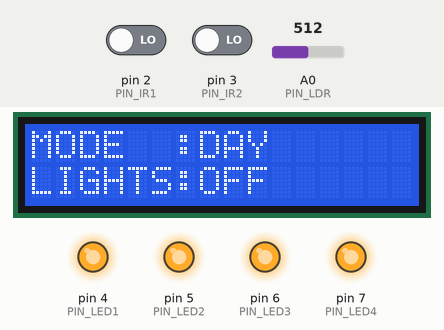
This sketch was run on a simulated Arduino Uno, built with avr-gcc and run on an emulated ATmega328P. Parts: 16×2 character LCD, output pins drawn as LEDs (lit = HIGH). The inputs (shaded band) are chosen by the test bench; at power-on: A0 (PIN_LDR) = 512, pin 2 (PIN_IR1) LOW, pin 3 (PIN_IR2) LOW.

Above: at 4.3 s.
4.4 s: A0 (PIN_LDR) set to 209
5.9 s: A0 (PIN_LDR) set to 190
At 6.3 s:
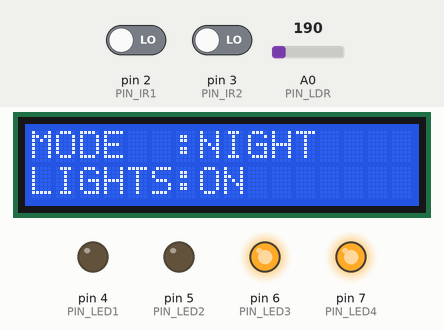
7.4 s: A0 (PIN_LDR) set to 210
At 9.0 s:
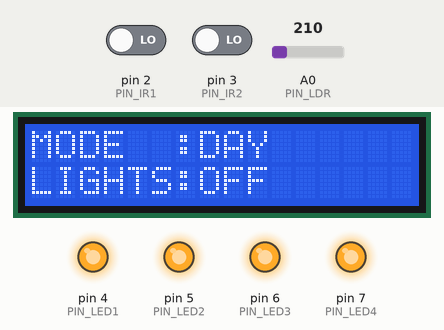
9.4 s: A0 (PIN_LDR) set to 122
At 10.6 s:
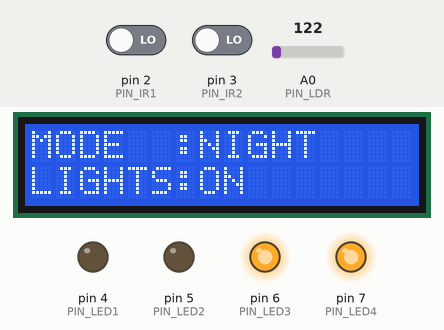
11.0 s: pin 2 (PIN_IR1) driven HIGH
At 12.9 s:
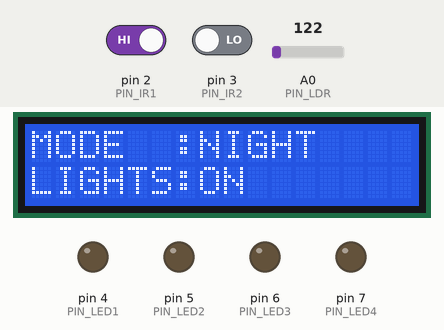
Timing chart, 0 to 14.1 s (numbered marks = the images above; inputs shaded):
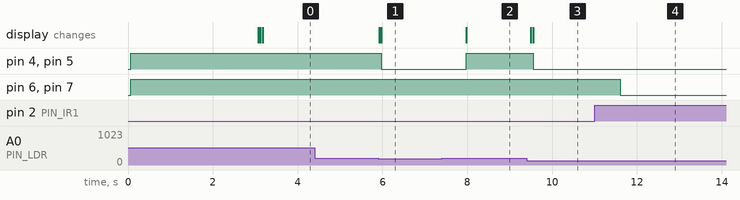

Measured:
- the behaviour switches between 201 and 200 on A0 (PIN_LDR) (found by bisection; images 0 and 1)
- after the input at 4.4 s, every drawn part: stays the same
- after the input at 5.9 s, pin 4 (PIN_LED1), pin 5 (PIN_LED2): HIGH → LOW after 0.07 s; the display: first changes at once (image 1 shows a later state)
- after the input at 7.4 s, pin 4 (PIN_LED1), pin 5 (PIN_LED2): LOW → HIGH after 0.57 s; the display: changes after 0.57 s (image 2)
- after the input at 9.4 s, pin 4 (PIN_LED1), pin 5 (PIN_LED2): HIGH → LOW after 0.15 s; the display: first changes after 0.10 s (image 3 shows a later state)
- after the input at 11.0 s, pin 6 (PIN_LED3), pin 7 (PIN_LED4): HIGH → LOW after 0.60 s

The sketch:

SmartHighwayLights.ino
```cpp
/*
 * Smart Highway Lights with Auto Control System
 *
 * Diploma Major Project (2019)
 * Author: SYED DANISH ALI
 *
 * Description:
 * This project implements an intelligent street lighting system that automatically
 * detects day/night cycles and vehicle movement to conserve energy.
 *
 * Features:
 * - Automatic Day/Night detection using LDR
 * - Vehicle detection using IR Sensors
 * - Energy efficient: Lights only turn ON when vehicle is detected at night
 * - Real-time status display on LCD
 *
 * Application:
 * - Highways
 * - Smart City Infrastructure
 */

#include <LiquidCrystal.h>

// PIN DEFINITIONS
// LCD Pins: RS=8, EN=9, D4=10, D5=11, D6=12, D7=13
LiquidCrystal lcd(8, 9, 10, 11, 12, 13);

// Sensor Pins
const int PIN_LDR = A0;    // Light Dependent Resistor for Day/Night detection
const int PIN_IR1 = 2;     // IR Sensor 1 (Entrance/Zone 1)
const int PIN_IR2 = 3;     // IR Sensor 2 (Zone 2/Exit)

// Actuator Pins (LEDs representing Highway Lights)
const int PIN_LED1 = 4;
const int PIN_LED2 = 5;
const int PIN_LED3 = 6;
const int PIN_LED4 = 7;

// Thresholds
const int LDR_THRESHOLD = 200; // Value below this is considered NIGHT

void setup() {
  // Initialize LCD
  lcd.begin(16, 2);
  lcd.setCursor(0, 0);
  lcd.print("HIGHWAY LIGHTS");
  lcd.setCursor(0, 1);
  lcd.print("SMART CONTROL SYS");

  // Initialize LED Pins
  pinMode(PIN_LED1, OUTPUT);
  pinMode(PIN_LED2, OUTPUT);
  pinMode(PIN_LED3, OUTPUT);
  pinMode(PIN_LED4, OUTPUT);

  // Set Initial State (All LEDs ON for test)
  digitalWrite(PIN_LED1, HIGH);
  digitalWrite(PIN_LED2, HIGH);
  digitalWrite(PIN_LED3, HIGH);
  digitalWrite(PIN_LED4, HIGH);

  // Initialize Sensor Pins
  pinMode(PIN_IR1, INPUT);
  pinMode(PIN_IR2, INPUT);
  pinMode(PIN_LDR, INPUT);

  delay(3000); // Wait for initialization

  // Set up Monitoring Display
  lcd.clear();
  lcd.setCursor(0, 0);
  lcd.print("MODE  :");
  delay(50);
  lcd.setCursor(0, 1);
  lcd.print("LIGHTS:");
  delay(50);
}

void loop() {
  int sensorValue = analogRead(PIN_LDR);

  // Check Day/Night Condition
  if (sensorValue <= LDR_THRESHOLD) {
    // NIGHT MODE
    lcd.setCursor(7, 0);
    lcd.print("NIGHT");
    delay(50);

    // Check for Vehicle Movement
    if (digitalRead(PIN_IR1) == LOW) { // Vehicle detected at Sensor 1
      lcd.setCursor(7, 1);
      lcd.print("ON  ");

      // Turn ON first set of lights (Low logic triggers relay/LED in this setup?)
      // Note: Original comments and logic suggest LOW turns ON or OFF depending on wiring.
      // Based on original code: digitalWrite(led1,LOW) when IR1 is LOW (active).
      // Assuming Active LOW or Sink configuration for LEDs.
      digitalWrite(PIN_LED1, LOW);
      digitalWrite(PIN_LED2, LOW);

      // Keep next set OFF or previous state? Original code commented out led3/4 manipulation here
      // digitalWrite(PIN_LED3, HIGH);
      // digitalWrite(PIN_LED4, HIGH);

      delay(2000);
    }
    else if (digitalRead(PIN_IR2) == LOW) { // Vehicle detected at Sensor 2
      lcd.setCursor(7, 1);
      lcd.print("ON  ");

      // Turn ON second set of lights
      digitalWrite(PIN_LED3, LOW);
      digitalWrite(PIN_LED4, LOW);

      // Turn OFF first set? Original code commented out led1/2 manipulation here
      // digitalWrite(PIN_LED1, HIGH);
      // digitalWrite(PIN_LED2, HIGH);

      delay(2000);
    }
    else {
      // NO Vehicle Detected at Night -> Lights OFF (Energy Saving)
      lcd.setCursor(7, 1);
      lcd.print("OFF  ");

      digitalWrite(PIN_LED1, HIGH);
      digitalWrite(PIN_LED2, HIGH);
      digitalWrite(PIN_LED3, HIGH);
      digitalWrite(PIN_LED4, HIGH);

      delay(100);
    }
  }
  else {
    // DAY MODE -> Lights Always OFF
    lcd.setCursor(7, 0);
    lcd.print("DAY   ");
    lcd.setCursor(7, 1);
    lcd.print("OFF  ");

    digitalWrite(PIN_LED1, HIGH);
    digitalWrite(PIN_LED2, HIGH);
    digitalWrite(PIN_LED3, HIGH);
    digitalWrite(PIN_LED4, HIGH);

    delay(100);
  }
}
```
